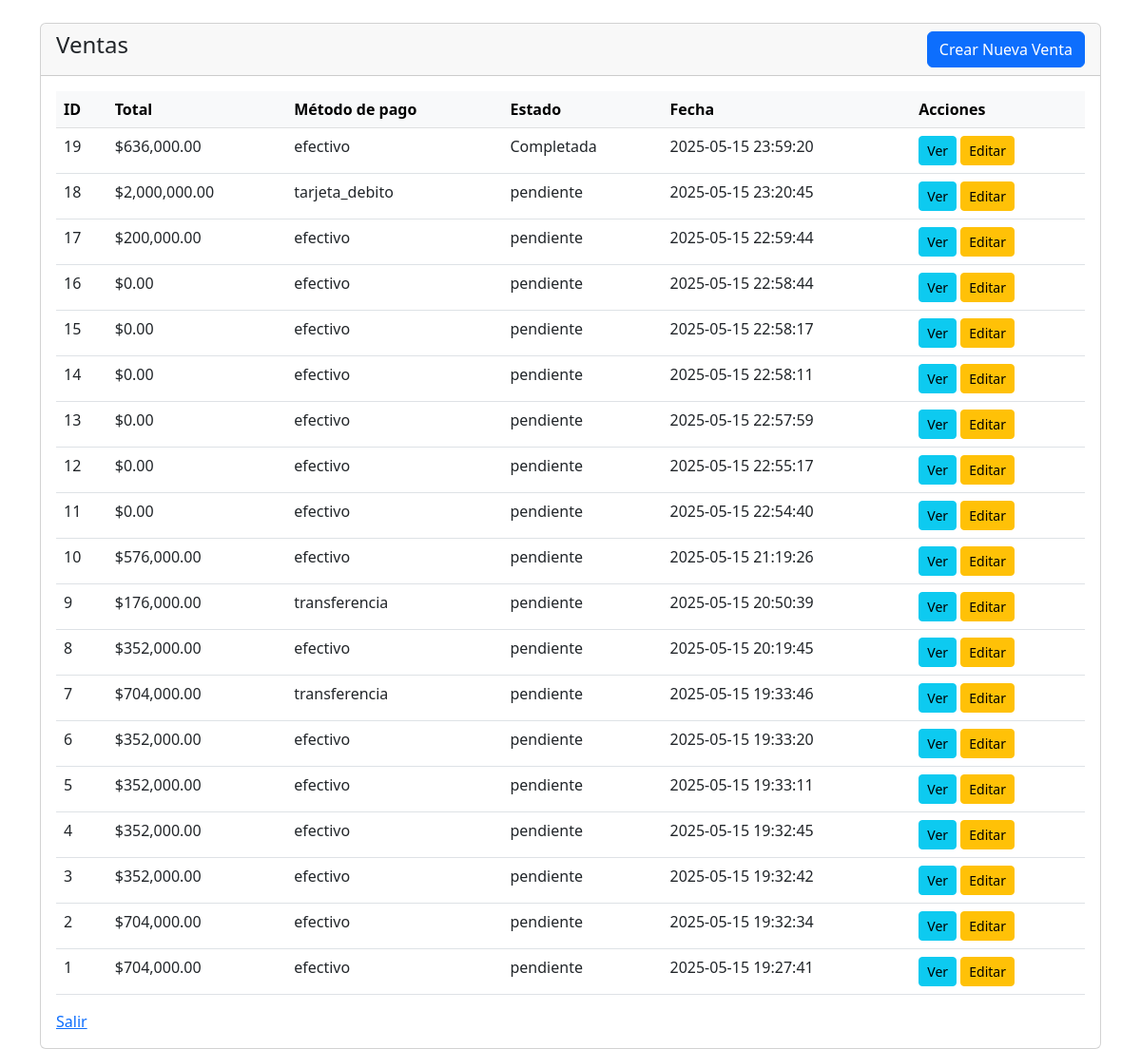
The page /sales_system/modules/Sale/Views/index.php (signed in) on the database its author committed.
### tables this page shows
CREATE TABLE IF NOT EXISTS `sales` (
  `id` int NOT NULL AUTO_INCREMENT,
  `total` decimal(10,2) NOT NULL,
  `payment_method` varchar(50) NOT NULL,
  `payment_details` text,
  `status` varchar(20) DEFAULT 'pending',
  `user_id` int NOT NULL,
  `shipping_name` varchar(100) DEFAULT NULL,
  `shipping_address` varchar(255) DEFAULT NULL,
  `shipping_city` varchar(100) DEFAULT NULL,
  `shipping_phone` varchar(20) DEFAULT NULL,
  `created_at` timestamp NULL DEFAULT CURRENT_TIMESTAMP,
  `updated_at` timestamp NULL DEFAULT CURRENT_TIMESTAMP ON UPDATE CURRENT_TIMESTAMP,
  PRIMARY KEY (`id`),
  KEY `user_id` (`user_id`)
);

### sales_system/modules/Sale/Controllers/SaleController.php (called while the page is built, shortened)
<?php
class SaleController {
    private $conn;
    public function __construct($conn) {
        $this->conn = $conn;
    }
    public function getAllSales() {
        $query = "SELECT * FROM sales ORDER BY created_at DESC";
        $result = $this->conn->query($query);
        $sales = [];
        if ($result) {
            while ($row = $result->fetch_assoc()) {
                $sales[] = $row;
            }
        }
        return $sales;
    }
}

### sales_system/modules/Sale/Views/index.php (the view, shortened to what this page needs)
<?php
require_once __DIR__ . '/../Controllers/SaleController.php';
require_once __DIR__ . '/../../../db.php';
$saleController = new SaleController($conn);
$sales = $saleController->getAllSales();
?>
    <link href="https://cdn.jsdelivr.net/npm/bootstrap@5.3.0/dist/css/bootstrap.min.css" rel="stylesheet">
</head>
<body class="container mt-4">
<div class="card">
    <div class="card-header">
        <h4>Ventas
            <a href="create.php" class="btn btn-primary float-end">Crear Nueva Venta</a>
        </h4>
    </div>
    <div class="card-body">
        <div class="table-responsive">
            <table class="table ">
                <thead>
                    <tr class="table-light">
                        <th>ID</th>
                        <th>Total</th>
                        <th>Método de pago</th>
                        <th>Estado</th>
                        <th>Fecha</th>
                        <th>Acciones</th>
                    </tr>
                </thead>
                <tbody>
                    <?php foreach ($sales as $sale): ?>
                        <tr>
                            <td><?= $sale['id'] ?></td>
                            <td>$<?= number_format($sale['total'], 2) ?></td>
                            <td><?= htmlspecialchars($sale['payment_method']) ?></td>
                            <td><?= htmlspecialchars($sale['status']) ?></td>
                            <td><?= $sale['created_at'] ?></td>
                            <td>
                                <a href="show.php?id=<?= $sale['id'] ?>" class="btn btn-info btn-sm">Ver</a>
                                <a href="edit.php?id=<?= $sale['id'] ?>" class="btn btn-warning btn-sm">Editar</a>
                            </td>
                        </tr>
                    <?php endforeach; ?>
                </tbody>
            </table>
    </div>
<a href="../../../dashboard.php">Salir</a>
</body>
</html>

### rows shown on the page
sales: id "19", total "636,000.00", payment_method "efectivo", status "Completada", created_at "2025-05-15 23:59:20"
sales: id "18", total "2,000,000.00", payment_method "tarjeta_debito", status "pendiente", created_at "2025-05-15 23:20:45"
sales: id "17", total "200,000.00", payment_method "efectivo", status "pendiente", created_at "2025-05-15 22:59:44"
sales: id "16", total "0.00", payment_method "efectivo", status "pendiente", created_at "2025-05-15 22:58:44"
sales: id "15", total "0.00", payment_method "efectivo", status "pendiente", created_at "2025-05-15 22:58:17"
sales: id "14", total "0.00", payment_method "efectivo", status "pendiente", created_at "2025-05-15 22:58:11"
sales: id "13", total "0.00", payment_method "efectivo", status "pendiente", created_at "2025-05-15 22:57:59"
sales: id "12", total "0.00", payment_method "efectivo", status "pendiente", created_at "2025-05-15 22:55:17"
sales: id "11", total "0.00", payment_method "efectivo", status "pendiente", created_at "2025-05-15 22:54:40"
sales: id "10", total "576,000.00", payment_method "efectivo", status "pendiente", created_at "2025-05-15 21:19:26"
sales: id "9", total "176,000.00", payment_method "transferencia", status "pendiente", created_at "2025-05-15 20:50:39"
sales: id "8", total "352,000.00", payment_method "efectivo", status "pendiente", created_at "2025-05-15 20:19:45"
sales: id "7", total "704,000.00", payment_method "transferencia", status "pendiente", created_at "2025-05-15 19:33:46"
sales: id "6", total "352,000.00", payment_method "efectivo", status "pendiente", created_at "2025-05-15 19:33:20"
sales: id "5", total "352,000.00", payment_method "efectivo", status "pendiente", created_at "2025-05-15 19:33:11"
sales: id "4", total "352,000.00", payment_method "efectivo", status "pendiente", created_at "2025-05-15 19:32:45"
sales: id "3", total "352,000.00", payment_method "efectivo", status "pendiente", created_at "2025-05-15 19:32:42"
sales: id "2", total "704,000.00", payment_method "efectivo", status "pendiente", created_at "2025-05-15 19:32:34"
sales: id "1", total "704,000.00", payment_method "efectivo", status "pendiente", created_at "2025-05-15 19:27:41"
